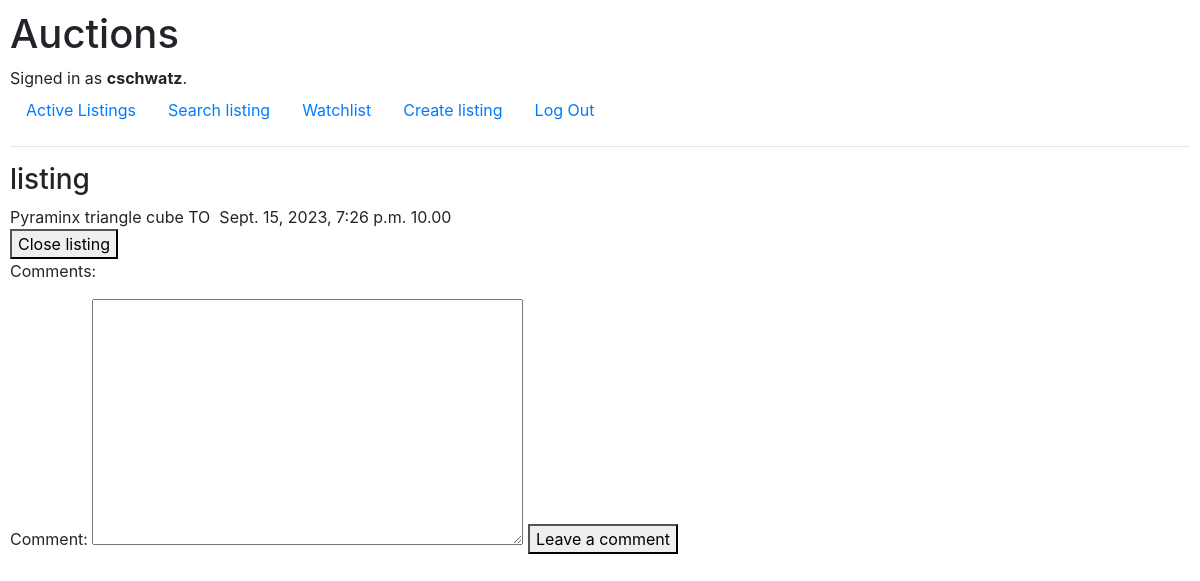
The app's page /listing/Pyraminx (signed in), older data.
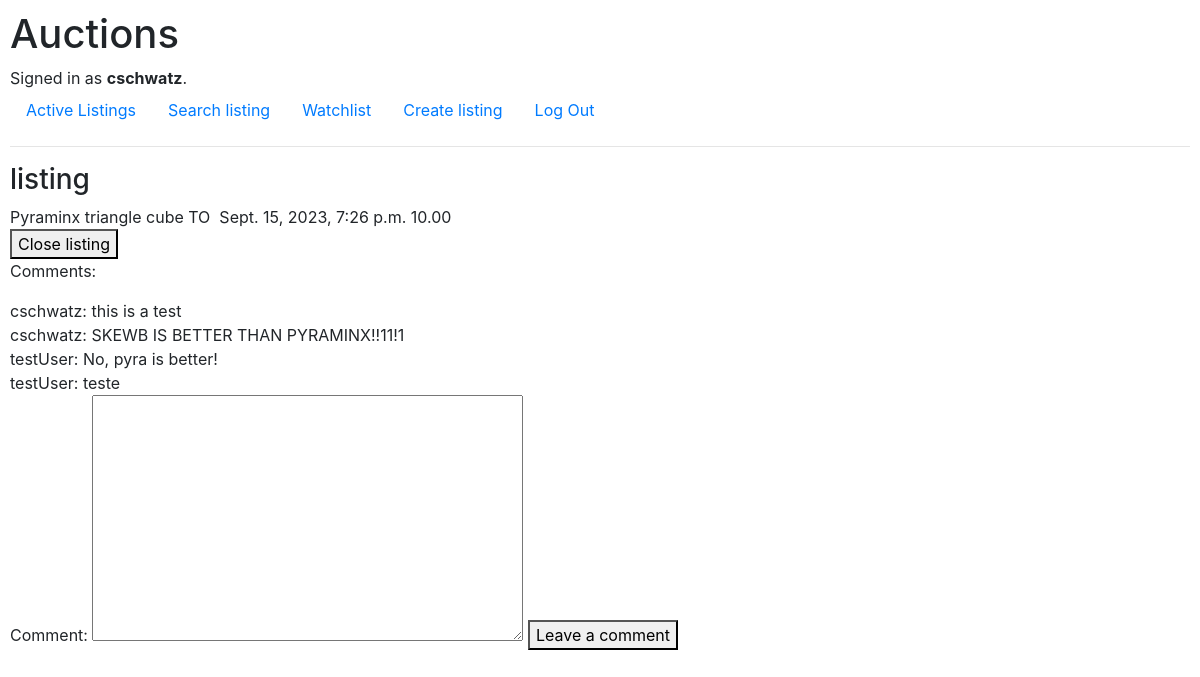
The same page, newer data.
### auctions/models.py (models this page shows)
class Comment(models.Model):
    user = models.ForeignKey(User, on_delete=models.CASCADE, related_name="user_comment", default=None)
    listing = models.ForeignKey(AuctionListing, on_delete=models.CASCADE, related_name="listing_comments")
    comment = models.CharField(max_length=150)

class User(AbstractUser):
    pass

### auctions/views.py (the view)
# urls.py: path("listing/<str:listing_title>", views.listing, name="listing"),
def listing(request, listing_title):
    form = commentForm()
    listing_to_view = AuctionListing.objects.get(title=listing_title)
    listing_comments = Comment.objects.filter(listing=listing_to_view)
    if (listing_to_view.user.username != request.user.username): #check if authenticated user is not the same of the listing, otherwise it doesn't make sense to be able to watchlist
        can_watchlist = True
    else:
        can_watchlist = False
    if (Watchlist.objects.filter(user=request.user, listing=listing_to_view)): #check if listing is already in watchlist
        is_watched = True
    else:
        is_watched = False
    try:
        bids = Bid.objects.filter(listing=listing_to_view) #gets all bids for the listing
        sorted_bids = bids.order_by('-bid')[0] #order them from highest bid to lowest and fetches the first one (highest)
        highest_bid = sorted_bids.bid #fetches the highest bid's value
        highest_bidder = sorted_bids.user #fetches the highest bid's user
    except IndexError: #if there are no bids, it will throw an index error
        highest_bid = listing_to_view.value
        highest_bidder = listing_to_view.user
    user_can_bid = False
    user_can_close_listing = False
    if (listing_to_view.user.username != request.user.username): # check if logged user is not the user who created the current listing, since they shouldn't bid on their own listing
        user_can_bid = True
    else:
        user_can_close_listing = True
    if request.method == "POST":
        if request.POST['post_form'] == "close": #if close button was pressed
            listing_to_view.is_active = False #if the close button was pressed in the page, the listing becomes inactive
            listing_to_view.save() #updates the query in the DB
        elif request.POST['post_form'] == "comment": #if user made a comment
            form = commentForm(request.POST)
            if form.is_valid():
                comment = form.cleaned_data['comment']
                comment_to_save = Comment(user=request.user, listing=listing_to_view, comment=comment)
                comment_to_save.save()
                return render(request, "auctions/listing.html", {
                    "listing_to_view": listing_to_view,
                    "highest_bid": highest_bid,
                    "can_bid": user_can_bid,
                    "can_close": user_can_close_listing,
                    "highest_bidder": highest_bidder,
                    "comments": listing_comments,
                    "can_watchlist": can_watchlist,
                    "is_watched": is_watched,
                })
        elif request.POST['post_form'] == "watchlist":
            is_watched = True
            listing_to_watch = Watchlist(user=request.user, listing=listing_to_view)
            listing_to_watch.save()
            return render(request, "auctions/listing.html", {
                "listing_to_view": listing_to_view,
                "highest_bid": highest_bid,
                "can_bid": user_can_bid,
                "can_close": user_can_close_listing,
                "highest_bidder": highest_bidder,
                "comments": listing_comments,
                "can_watchlist": can_watchlist,
                "is_watched": is_watched,
            })
        return render(request, "auctions/listing.html", {
            "listing_to_view": listing_to_view,
            "highest_bid": highest_bid,
            "can_bid": user_can_bid,
            "can_close": user_can_close_listing,
            "highest_bidder": highest_bidder,
            "comments": listing_comments,
            "can_watchlist": can_watchlist,
            "is_watched": is_watched,
        })
    else:
        return render(request, "auctions/listing.html", {
            "listing_to_view": listing_to_view,
            "highest_bid": highest_bid,
            "can_bid": user_can_bid,
            "can_close": user_can_close_listing,
            "form": form,
            "comments": listing_comments,
            "can_watchlist": can_watchlist,
            "is_watched": is_watched,
        })

### auctions/views.py
class commentForm(forms.Form):
    comment = forms.CharField(widget=forms.Textarea())

### auctions/templates/auctions/listing.html (shortened to what this page needs)
{% extends "auctions/layout.html" %}
{% block body %}
    <h3>listing</h3>
    {{ listing_to_view.title }}
    {{ listing_to_view.description }}
    {{ listing_to_view.category }}
    {{ listing_to_view.date }}
    {{ highest_bid }}
    {% if user.is_authenticated %}
        {% if can_close %}
            {% if listing_to_view.is_active %}
                <form action="{% url 'listing' listing_to_view.title %}" method="post">
                    <button>Close listing</button>
                </form>
            {% endif %}
        {% endif %}
    {% endif %}
    <p>
        Comments:
    </p>
    {% for comment in comments %}
        {{ comment.user }}: {{ comment.comment }}
        <br>
    {% endfor %}
    <form action="{% url 'listing' listing_to_view.title %}" method="post">
        {{ form }}
        <button>Leave a comment</button>
    </form>
{% endblock %}

Row changes from the older to the newer data that the page shows:
added Comment: user "cschwatz", comment "this is a test"
added Comment: user "cschwatz", comment "SKEWB IS BETTER THAN PYRAMINX!!11!1"
added Comment: user "testUser", comment "No, pyra is better!"
added Comment: user "testUser", comment "teste"
